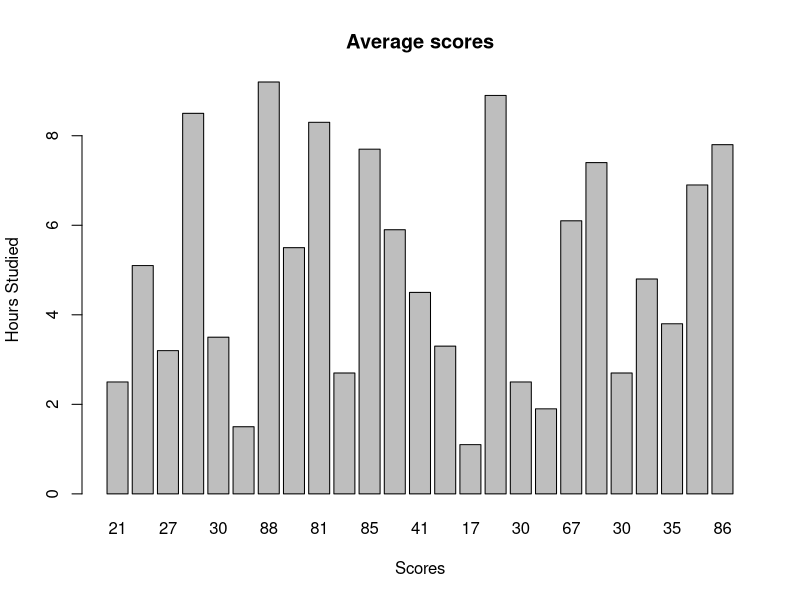

This chart was generated by the following R code:
#linear regression
#HOURS=V
#SCORES=B
V=c(2.5, 5.1, 3.2, 8.5,3.5, 1.5, 9.2, 5.5, 8.3, 2.7, 7.7, 5.9, 4.5, 3.3, 1.1, 8.9, 2.5, 1.9, 6.1, 7.4, 2.7, 4.8, 3.8,6.9, 7.8)#hours studied

#response
B=c(21,47,27,75,30,20,88,60,81,25,85,62,41,42,17,95,30,24,67,69,30,54,35,76,86)#scores obtained according to hours studied
L<-lm(B~V)#linear model(lm)~"this symbol represent correlation "
summary(L)
result=data.frame(V=9.25)
f=predict(L,result)
print(f)

#graph
barplot(V,names.arg =B,main="Average scores",xlab="Scores",ylab="Hours Studied" )

